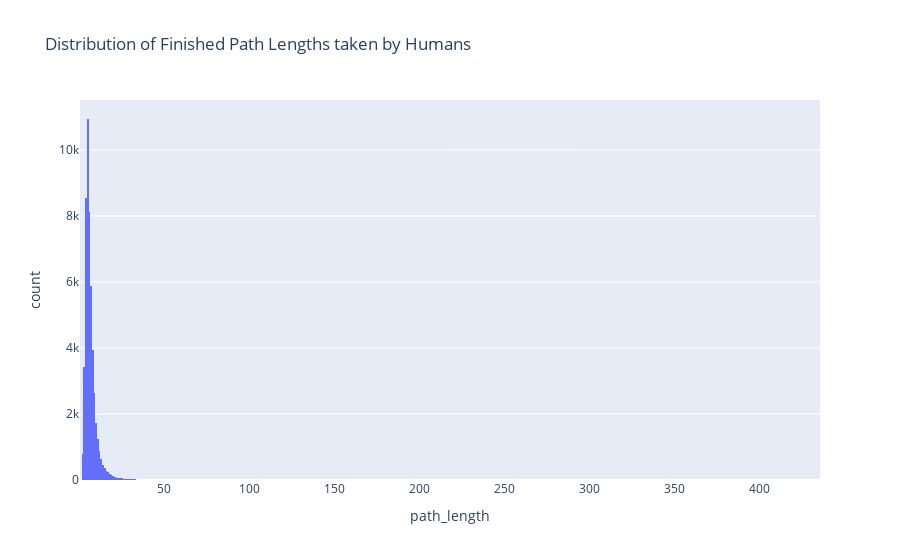

Notebook source saved alongside this figure:
### Code cell
# @daniele
px.histogram(finished_paths, x='path_length', title='Distribution of Finished Path Lengths taken by Humans')
# px.bar(data_frame=)

### Figure 1 — Plotly figure (JSON) as saved in the notebook; plotly's stock layout.template omitted (floating-point values rounded to 4 significant figures; data arrays with more than 128 entries replaced by an {"elided": "..."} marker saying what was removed)
{"data": [{"alignmentgroup": "True", "bingroup": "x", "hovertemplate": "path_length=%{x}<br>count=%{y}<extra></extra>", "legendgroup": "", "marker": {"color": "#636efa", "pattern": {"shape": ""}}, "name": "", "offsetgroup": "", "orientation": "v", "showlegend": false, "type": "histogram", "x": {"elided": "51318 int values"}, "xaxis": "x", "yaxis": "y"}], "layout": {"barmode": "relative", "legend": {"tracegroupgap": 0}, "title": {"text": "Distribution of Finished Path Lengths taken by Humans"}, "xaxis": {"anchor": "y", "domain": [0, 1], "title": {"text": "path_length"}}, "yaxis": {"anchor": "x", "domain": [0, 1], "title": {"text": "count"}}}}
